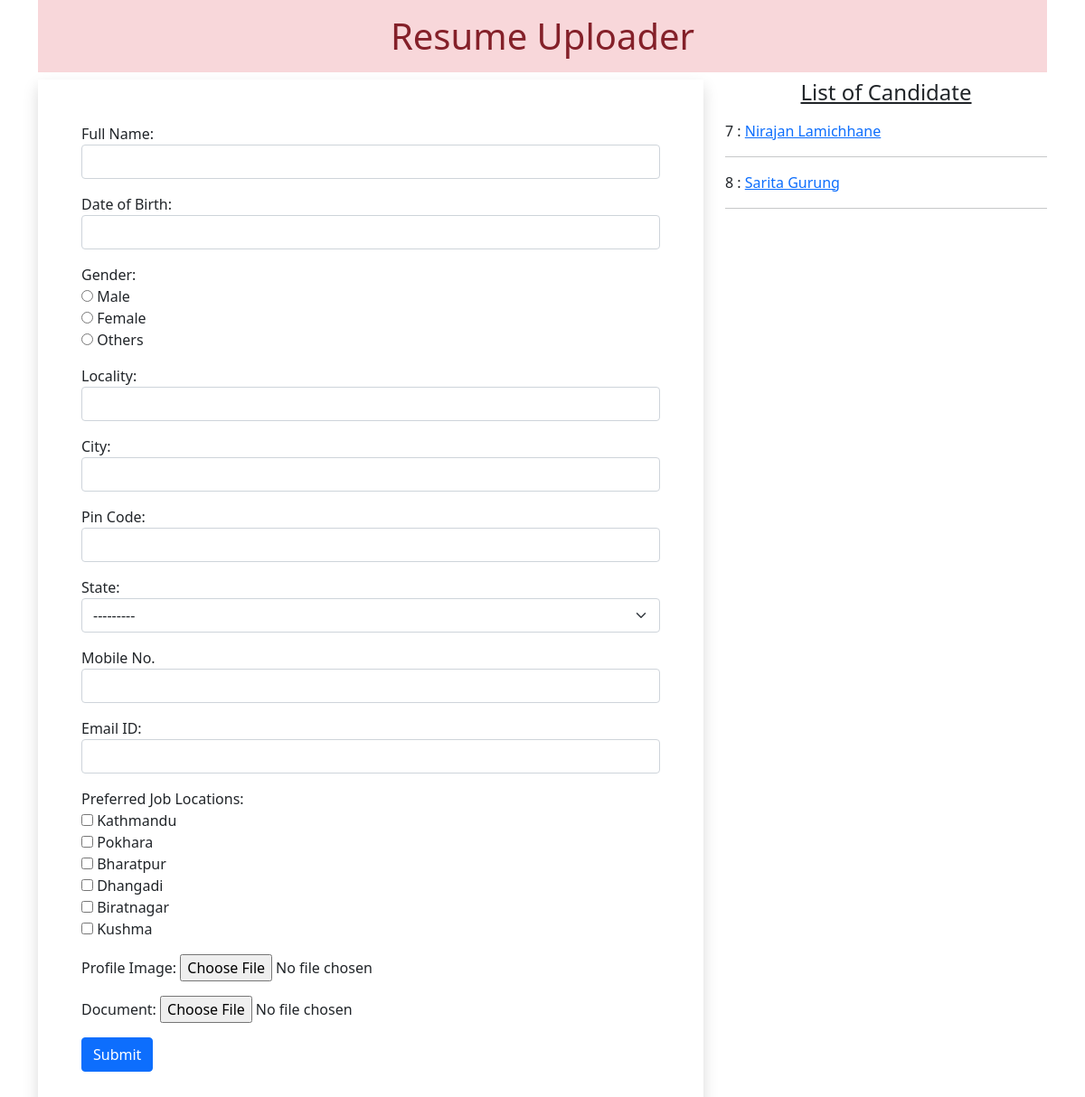
The page / on the database its author committed.
### Myapp/models.py (models this page shows)
class Resume(models.Model):
    name = models.CharField(max_length=100)
    dob = models.DateField(auto_now=False, auto_now_add=False)
    gender = models.CharField(max_length=10)
    locality = models.CharField(max_length=20)
    city = models.CharField(max_length=20)
    pin = models.PositiveIntegerField()
    state = models.CharField(choices=states, max_length=30)
    mobile = models.PositiveIntegerField()
    email = models.EmailField()
    job_city = models.CharField(max_length=30)
    profile_image = models.ImageField(upload_to='profileimg', blank=True)
    my_file = models.FileField(upload_to='doc', blank=True)

### Myapp/views.py (the view, shortened to what this page needs)
# urls.py: path('', views.HomeView.as_view(), name='home'),
class HomeView(View):
    def get(self, request):
        form = ResumeForm()
        candidates = Resume.objects.all()
        return render(request, 'home.html', {'candidates': candidates, 'form': form})

### Myapp/templates/home.html (shortened to what this page needs)
<!doctype html>
<html lang="en">
  <head>
    <link href="https://cdn.jsdelivr.net/npm/bootstrap@5.1.3/dist/css/bootstrap.min.css" rel="stylesheet">
    <link rel="stylesheet" href="//code.jquery.com/ui/1.12.1/themes/base/jquery-ui.css">
  </head>
  <body>
     <div class="container mb-5">
  <h1 class="alert-danger text-center p-3">Resume Uploader</h1>
  <div class="row">
   <div class="col-sm-8">
    <form action="" method="post" enctype="multipart/form-data" class="shadow p-5">
     {% for fm in form %}
       <div class="form-group mb-3">
       {{fm.label_tag}} {{fm}} <small class="text-danger">{{fm.errors|striptags}}</small>
       </div>
     {% endfor %}
     <input type="submit" value="Submit" class="btn btn-primary">
    </form>
   </div>
   <div class="col-sm-4">
    <h4 class="text-center mb-3"><u>List of Candidate</u></h4>
    {% for candidate in candidates %}
     {{candidate.id}} : <a href="{% url 'candidate' candidate.id %}">{{candidate.name}}</a>
     <hr>
    {% endfor %}
   </div>
  </div>
 </div>
  </body>
</html>

### rows shown on the page
Resume: id "7", name "Nirajan Lamichhane"
Resume: id "8", name "Sarita Gurung"

### other values the page prints
{{ fm.label_tag }} "Full Name:" "Date of Birth:" "Gender:" "Locality:" "City:" "Pin Code:" "State:" "Mobile No." "Email ID:" "Preferred Job Locations:" "Profile Image:" "Document:"
